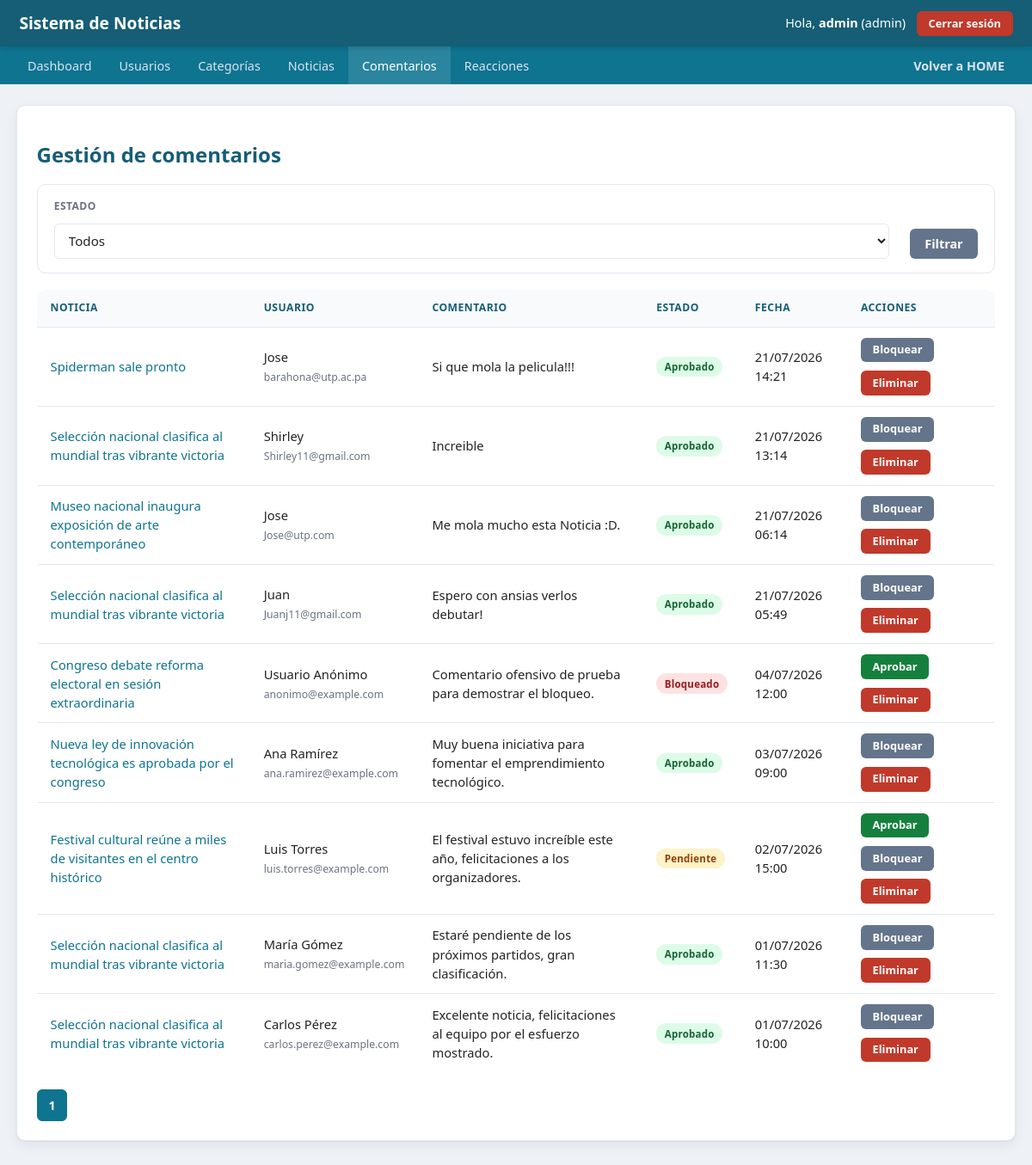
Page /views/admin/comments/list.php (signed in) on the committed database.
### tables this page shows
CREATE TABLE IF NOT EXISTS `comentarios` (
  `id` int UNSIGNED NOT NULL AUTO_INCREMENT,
  `id_noticia` int UNSIGNED NOT NULL,
  `id_usuario` int UNSIGNED DEFAULT NULL,
  `nombre_usuario` varchar(100) NOT NULL,
  `email` varchar(150) NOT NULL,
  `comentario` text NOT NULL,
  `estado` enum('pendiente','aprobado','bloqueado') NOT NULL DEFAULT 'pendiente',
  `respuesta` text COMMENT 'Respuesta del administrador',
  `id_usuario_admin` int UNSIGNED DEFAULT NULL,
  `created_at` datetime NOT NULL DEFAULT CURRENT_TIMESTAMP,
  PRIMARY KEY (`id`),
  KEY `fk_comentarios_admin` (`id_usuario_admin`),
  KEY `idx_comentarios_estado` (`estado`),
  KEY `idx_comentarios_noticia` (`id_noticia`),
  KEY `fk_comentarios_usuario` (`id_usuario`)
);

CREATE TABLE IF NOT EXISTS `noticias` (
  `id` int UNSIGNED NOT NULL AUTO_INCREMENT,
  `titulo` varchar(200) NOT NULL,
  `contenido` text NOT NULL,
  `id_usuario` int UNSIGNED NOT NULL COMMENT 'Usuario que creó la noticia',
  `autor` varchar(120) DEFAULT NULL COMMENT 'Autor visible (opcional, distinto del usuario del sistema)',
  `video_url` varchar(255) DEFAULT NULL COMMENT 'Enlace embebible de YouTube/Vimeo (opcional)',
  `id_categoria` int UNSIGNED NOT NULL,
  `publicado` tinyint(1) NOT NULL DEFAULT '0',
  `activo` tinyint(1) NOT NULL DEFAULT '1' COMMENT 'Baja lógica',
  `firma_digital` varchar(64) NOT NULL COMMENT 'HMAC-SHA256 de integridad',
  `created_at` datetime NOT NULL DEFAULT CURRENT_TIMESTAMP,
  `updated_at` datetime DEFAULT NULL ON UPDATE CURRENT_TIMESTAMP,
  PRIMARY KEY (`id`),
  KEY `fk_noticias_usuario` (`id_usuario`),
  KEY `idx_noticias_publicado_activo` (`publicado`,`activo`),
  KEY `idx_noticias_categoria` (`id_categoria`),
  KEY `idx_noticias_fecha` (`created_at`)
);

### config/bootstrap.php (called while the page is built, shortened)
<?php
require_once ROOT_PATH . '/core/Database.php';
require_once ROOT_PATH . '/core/Validator.php';
require_once ROOT_PATH . '/core/BaseModel.php';
require_once ROOT_PATH . '/helpers/functions.php';
spl_autoload_register(function (string $class) {
    $paths = [
        ROOT_PATH . "/models/{$class}.php",
        ROOT_PATH . "/controllers/{$class}.php",
    ];
    foreach ($paths as $path) {
        if (file_exists($path)) {
            return;
        }
    }
});

### config/database.php (called while the page is built)
<?php
return [
    'driver'   => 'mysql',
    'host'     => '127.0.0.1',
    'port'     => '3306',
    'database' => 'sistema_noticias',
    'username' => 'root',
    'password' => '',
    'charset'  => 'utf8mb4',
];

### core/Database.php (called while the page is built, shortened)
<?php
class Database
{
    private static ?Database $instance = null;
    private PDO $connection;
    private function __construct()
    {
        $config = require ROOT_PATH . '/config/database.php';
        $dsn = sprintf(
            '%s:host=%s;port=%s;dbname=%s;charset=%s',
            $config['driver'],
            $config['host'],
            $config['port'],
            $config['database'],
            $config['charset']
        );
        try {
            $this->connection = new PDO($dsn, $config['username'], $config['password'], [
                PDO::ATTR_ERRMODE            => PDO::ERRMODE_EXCEPTION,
                PDO::ATTR_DEFAULT_FETCH_MODE => PDO::FETCH_ASSOC,
                PDO::ATTR_EMULATE_PREPARES   => false,
            ]);
        } catch (PDOException $e) {
            throw new RuntimeException('No fue posible conectar a la base de datos.');
        }
    }
    public static function getInstance(): Database
    {
        if (self::$instance === null) {
            self::$instance = new self();
        }
        return self::$instance;
    }
    public function getConnection(): PDO
    {
        return $this->connection;
    }
}

### core/Validator.php (called while the page is built, shortened)
<?php
class Validator
{
    public static function sanitizeString(?string $value): string
    {
        $value = trim($value ?? '');
        $value = strip_tags($value);
        return $value;
    }
}

### controllers/CommentController.php (called while the page is built, shortened)
<?php
class CommentController extends BaseController
{
    private CommentModel $commentModel;
    public function __construct(bool $requireAdmin = true)
    {
        $this->commentModel = new CommentModel();
    }
    public function listPaginated(array $filters, int $page, int $perPage = 10): array
    {
        $page = max(1, $page);
        $offset = ($page - 1) * $perPage;
        $items = $this->commentModel->filter($filters, $perPage, $offset);
        $total = $this->commentModel->countFilter($filters);
        return [
            'items' => $items,
            'total' => $total,
            'page' => $page,
            'totalPages' => max(1, (int) ceil($total / $perPage)),
        ];
    }
}

### models/CommentModel.php (called while the page is built, shortened)
<?php
class CommentModel extends BaseModel
{
    public function filter(array $filters, int $limit, int $offset): array
    {
        [$where, $params] = $this->buildWhere($filters);
        $sql = "SELECT c.*, n.titulo AS noticia_titulo
                FROM comentarios c
                INNER JOIN noticias n ON n.id = c.id_noticia
                {$where}
                ORDER BY c.created_at DESC
                LIMIT :limit OFFSET :offset";
        $stmt = $this->db->prepare($sql);
        $stmt->bindValue('limit', $limit, PDO::PARAM_INT);
        $stmt->bindValue('offset', $offset, PDO::PARAM_INT);
        $stmt->execute();
        return $stmt->fetchAll();
    }
    public function countFilter(array $filters): int
    {
        [$where, $params] = $this->buildWhere($filters);
        $sql = "SELECT COUNT(*) AS total FROM comentarios c INNER JOIN noticias n ON n.id = c.id_noticia {$where}";
        $stmt = $this->db->prepare($sql);
        $stmt->execute($params);
        return (int) $stmt->fetch()['total'];
    }
    private function buildWhere(array $filters): array
    {
        $clauses = [];
        $params = [];
        $where = $clauses ? ('WHERE ' . implode(' AND ', $clauses)) : '';
        return [$where, $params];
    }
}

### core/BaseModel.php (called while the page is built, shortened)
<?php
abstract class BaseModel implements CrudInterface
{
    public function __construct()
    {
        $this->db = Database::getInstance()->getConnection();
    }
}

### helpers/functions.php (called while the page is built, shortened)
<?php
if (!function_exists('e')) {
    function e(?string $value): string
    {
        return htmlspecialchars($value ?? '', ENT_QUOTES, 'UTF-8');
    }
}
if (!function_exists('truncate')) {
    function truncate(string $text, int $length = 100): string
    {
        $plain = trim(strip_tags($text));
        if (mb_strlen($plain) <= $length) {
            return $plain;
        }
        return mb_substr($plain, 0, $length) . '...';
    }
}
if (!function_exists('formatDate')) {
    function formatDate(?string $date, string $format = 'd/m/Y H:i'): string
    {
        return (new DateTime($date))->format($format);
    }
}
if (!function_exists('buildPaginationLinks')) {
    function buildPaginationLinks(int $currentPage, int $totalPages): array
    {
        return range(max(1, $currentPage - 2), min($totalPages, $currentPage + 2));
    }
}

### views/admin/comments/list.php (the view, shortened to what this page needs)
<?php
require_once __DIR__ . '/../../../config/bootstrap.php';
$controller = new CommentController();
$filters = ['estado' => Validator::sanitizeString($_GET['estado'] ?? '')];
$filters = array_filter($filters, fn($v) => $v !== '');
$page = (int) ($_GET['page'] ?? 1);
$result = $controller->listPaginated($filters, $page, 10);
require ROOT_PATH . '/views/partials/admin_header.php';
require ROOT_PATH . '/views/partials/admin_menu.php';
?>
<div class="card">
    <h1>Gestión de comentarios</h1>
    <form method="get" action="<?= BASE_URL ?>/views/admin/comments/list.php" class="filters-bar">
        <div class="field">
            <label>Estado</label>
            <select name="estado">
                <option value="">Todos</option>
            </select>
        </div>
        <button type="submit" class="btn btn-secondary">Filtrar</button>
    </form>
    <div class="table-responsive">
        <table>
            <thead>
                <tr><th>Noticia</th><th>Usuario</th><th>Comentario</th><th>Estado</th><th>Fecha</th><th>Acciones</th></tr>
            </thead>
            <tbody>
                <?php foreach ($result['items'] as $comment): ?>
                    <tr>
                        <td data-label="Noticia"><a href="<?= BASE_URL ?>/views/admin/news/detail.php?id=<?= (int) $comment['id_noticia'] ?>"><?= e($comment['noticia_titulo']) ?></a></td>
                        <td data-label="Usuario"><?= e($comment['nombre_usuario']) ?><br><small style="color:#6b7280"><?= e($comment['email']) ?></small></td>
                        <td data-label="Comentario"><?= e(truncate($comment['comentario'], 80)) ?></td>
                        <td data-label="Estado">
                            <?php
                            $estadoBadge = ['pendiente' => 'badge-warning', 'aprobado' => 'badge-success', 'bloqueado' => 'badge-danger'];
                            ?>
                            <span class="badge <?= $estadoBadge[$comment['estado']] ?? 'badge-muted' ?>"><?= e(ucfirst($comment['estado'])) ?></span>
                        </td>
                        <td data-label="Fecha"><?= formatDate($comment['created_at']) ?></td>
                        <td data-label="Acciones">
                            <div class="actions">
                                <?php if ($comment['estado'] !== 'aprobado'): ?>
                                    <form method="post" action="<?= BASE_URL ?>/views/admin/comments/list.php?<?= http_build_query($_GET) ?>">
                                        <button type="submit" class="btn btn-small btn-success">Aprobar</button>
                                    </form>
                                <?php endif; ?>
                                <?php if ($comment['estado'] !== 'bloqueado'): ?>
                                    <form method="post" action="<?= BASE_URL ?>/views/admin/comments/list.php?<?= http_build_query($_GET) ?>">
                                        <button type="submit" class="btn btn-small btn-secondary">Bloquear</button>
                                    </form>
                                <?php endif; ?>
                                <form method="post" action="<?= BASE_URL ?>/views/admin/comments/list.php?<?= http_build_query($_GET) ?>" data-confirm="¿Eliminar este comentario?">
                                    <button type="submit" class="btn btn-small btn-danger">Eliminar</button>
                                </form>
                            </div>
                        </td>
                    </tr>
                <?php endforeach; ?>
            </tbody>
        </table>
    </div>
    <div class="pagination">
        <?php $qs = $_GET; foreach (buildPaginationLinks($result['page'], $result['totalPages']) as $p): $qs['page'] = $p; ?>
            <?php if ($p === $result['page']): ?>
                <span class="current"><?= $p ?></span>
            <?php else: ?>
                <a href="?<?= http_build_query($qs) ?>"><?= $p ?></a>
            <?php endif; ?>
        <?php endforeach; ?>
    </div>
</div>
<?php require ROOT_PATH . '/views/partials/admin_footer.php'; ?>

### public/css/admin.css (style rules this page uses)
:root { --color-primary: #0e7490; --color-primary-dark: #155e75; --color-accent: #c0392b; --color-bg: #eef1f6; --color-card: #ffffff; --color-text: #232323; --color-muted: #6b7280; --color-border: #e2e8f0; --radius: 10px; --radius-sm: 6px; --shadow: 0 1px 2px rgba(15, 23, 42, 0.06), 0 6px 16px rgba(15, 23, 42, 0.06); --shadow-hover: 0 4px 10px rgba(15, 23, 42, 0.10), 0 10px 24px rgba(15, 23, 42, 0.08); --transition: 150ms ease; }
* { box-sizing: border-box; }
body { margin: 0; font-family: 'Segoe UI', Arial, sans-serif; background: var(--color-bg); color: var(--color-text); line-height: 1.5; }
a { color: var(--color-primary); text-decoration: none; transition: color var(--transition); }
.card { background: var(--color-card); border: 1px solid var(--color-border); border-radius: var(--radius); box-shadow: var(--shadow); padding: 1.4rem; margin-bottom: 1.2rem; }
h1, h2, h3 { color: var(--color-primary-dark); }
h1 { font-size: 1.5rem; }
table { width: 100%; border-collapse: collapse; background: var(--color-card); border-radius: var(--radius); overflow: hidden; }
th, td { padding: 0.75rem 1rem; text-align: left; border-bottom: 1px solid var(--color-border); font-size: 0.92rem; }
th { background: #f8fafc; color: var(--color-primary-dark); font-size: 0.76rem; text-transform: uppercase; letter-spacing: 0.04em; font-weight: 700; }
tbody tr:last-child td { border-bottom: none; }
.table-responsive { overflow-x: auto; border-radius: var(--radius); }
input, select, textarea, button { font-family: inherit; font-size: 0.95rem; }
input[type=text], input[type=search], input[type=email], input[type=password], input[type=date], input[type=url], select, textarea { padding: 0.55rem 0.75rem; border: 1px solid var(--color-border); border-radius: var(--radius-sm); background: #fff; color: var(--color-text); width: 100%; transition: border-color var(--transition), box-shadow var(--transition); }
label { font-weight: 600; font-size: 0.88rem; display: block; margin-bottom: 0.35rem; }
.btn { display: inline-flex; align-items: center; justify-content: center; gap: 0.35rem; padding: 0.55rem 1.1rem; border-radius: var(--radius-sm); border: none; cursor: pointer; background: var(--color-primary); color: #fff; font-weight: 600; font-size: 0.9rem; line-height: 1.2; text-decoration: none; white-space: nowrap; transition: background var(--transition), box-shadow var(--transition), transform var(--transition); }
.btn-danger { background: var(--color-accent); }
.btn-success { background: #15803d; }
.btn-secondary { background: #64748b; }
.btn-small { padding: 0.42rem 0.85rem; font-size: 0.8rem; }
.actions { display: flex; flex-wrap: wrap; gap: 0.6rem; align-items: center; }
.actions form { display: inline-flex; margin: 0; }
.filters-bar { background: var(--color-card); border: 1px solid var(--color-border); padding: 1rem 1.2rem; border-radius: var(--radius); margin-top: 1rem; margin-bottom: 1.2rem; display: flex; flex-wrap: wrap; gap: 1rem; align-items: end; }
.filters-bar .field { display: flex; flex-direction: column; gap: 0.3rem; flex: 1 1 160px; min-width: 160px; }
.filters-bar label { font-size: 0.76rem; font-weight: 600; color: var(--color-muted); text-transform: uppercase; letter-spacing: 0.03em; }
.filters-bar > button, .filters-bar > a.btn { margin-left: 0.5rem; }
.badge { display: inline-block; padding: 0.2rem 0.6rem; border-radius: 999px; font-size: 0.72rem; font-weight: 700; letter-spacing: 0.02em; }
.badge-success { background: #dcfce7; color: #166534; }
.badge-danger { background: #fee2e2; color: #991b1b; }
.badge-warning { background: #fef3c7; color: #92400e; }
.pagination { display: flex; gap: 0.4rem; margin-top: 1.2rem; flex-wrap: wrap; }
.pagination a, .pagination span { padding: 0.45rem 0.8rem; border-radius: var(--radius-sm); background: #fff; border: 1px solid var(--color-border); font-size: 0.88rem; transition: background var(--transition), border-color var(--transition); }
.pagination .current { background: var(--color-primary); color: #fff; font-weight: 700; border-color: var(--color-primary); }

### rows in the picture
comentarios: id_noticia.titulo "Spiderman sale pronto", nombre_usuario "Jose", email "barahona@utp.ac.pa", comentario "Si que mola la pelicula!!!", estado "Aprobado", created_at "21/07/2026 14:21"
comentarios: id_noticia.titulo "Selección nacional clasifica al mundial tras vibrante victoria", nombre_usuario "Shirley", email "Shirley11@gmail.com", comentario "Increible", estado "Aprobado", created_at "21/07/2026 13:14"
comentarios: id_noticia.titulo "Museo nacional inaugura exposición de arte contemporáneo", nombre_usuario "Jose", email "Jose@utp.com", comentario "Me mola mucho esta Noticia :D.", estado "Aprobado", created_at "21/07/2026 06:14"
comentarios: id_noticia.titulo "Selección nacional clasifica al mundial tras vibrante victoria", nombre_usuario "Juan", email "Juanj11@gmail.com", comentario "Espero con ansias verlos debutar!", estado "Aprobado", created_at "21/07/2026 05:49"
comentarios: id_noticia.titulo "Congreso debate reforma electoral en sesión extraordinaria", nombre_usuario "Usuario Anónimo", email "anonimo@example.com", comentario "Comentario ofensivo de prueba para demostrar el bloqueo.", estado "Bloqueado", created_at "04/07/2026 12:00"
comentarios: id_noticia.titulo "Nueva ley de innovación tecnológica es aprobada por el congreso", nombre_usuario "Ana Ramírez", email "ana.ramirez@example.com", comentario "Muy buena iniciativa para fomentar el emprendimiento tecnológico.", estado "Aprobado", created_at "03/07/2026 09:00"
comentarios: id_noticia.titulo "Festival cultural reúne a miles de visitantes en el centro histórico", nombre_usuario "Luis Torres", email "luis.torres@example.com", comentario "El festival estuvo increíble este año, felicitaciones a los organizadores.", estado "Pendiente", created_at "02/07/2026 15:00"
comentarios: id_noticia.titulo "Selección nacional clasifica al mundial tras vibrante victoria", nombre_usuario "María Gómez", email "maria.gomez@example.com", comentario "Estaré pendiente de los próximos partidos, gran clasificación.", estado "Aprobado", created_at "01/07/2026 11:30"
comentarios: id_noticia.titulo "Selección nacional clasifica al mundial tras vibrante victoria", nombre_usuario "Carlos Pérez", email "carlos.perez@example.com", comentario "Excelente noticia, felicitaciones al equipo por el esfuerzo mostrado.", estado "Aprobado", created_at "01/07/2026 10:00"

### other values in the picture
APP_NAME "Sistema de Noticias"
currentUserName() "admin"
$_SESSION['user_role'] "admin"
$p "1"
